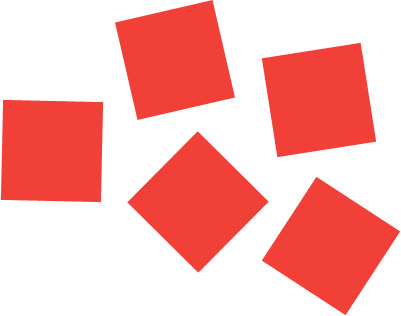
#> input picture rec.jpg, 401 x 316 px
$ python main.py
#> lines starting #> are read from the running program, lines starting #| are printed output that depends on the picture; after the words box and inside, x2 and y2 are one past the last pixel; in counts of white or black regions, pixels touching at a corner belong together
import operator
import random

import  cv2
import numpy as np

class cv3:
    def __init__(self):
        pass

    # [25 lines left out: functions erodeIsTrue, dilateIsTrue, not called in this run]

    @classmethod
    def preparation(cls,img, mask):
        p = img.shape
        width = p[1]
        height = p[0]

        pM = mask.shape
        widthM = pM[1]
        heightM = pM[0]

        centerHeightM = int(np.ceil(heightM / 2) - 1)
        centerwidthM = int(np.ceil(widthM / 2) - 1)

        listOnes = []
        for i in range(heightM):
            for j in range(widthM):
                    if mask[i, j] == 1:
                        listOnes.append([i, j])

        img2 = np.zeros((height + centerHeightM * 2, width + centerwidthM * 2), np.uint8)
        img2[centerHeightM:height + centerHeightM, centerwidthM:width + centerwidthM] = img

        for i in range(centerHeightM):
            img2[i, :] = img2[centerHeightM, :]
            img2[height +1 + i, :] = img2[height, :]

        for i in range(centerwidthM):
           img2[:, i] = img2[:, centerwidthM]
           img2[:, width+1 + i] = img2[:, width]


        return width,height,centerHeightM,centerwidthM,img2, listOnes


    # [32 lines left out: functions dilate, erode, open, close, not called in this run]


    @staticmethod
    def addNoise(im, noise_percentage):
        vals = len(im.flatten())
        p = img.shape
        width = p[1]
        height = p[0]
        listAllCoord = []
        for i in range(height):
            for j in range(width):
                listAllCoord.append([i, j])
        out = np.copy(im)
        num_salt = int(np.ceil(noise_percentage * vals / 100))
        random.shuffle(listAllCoord)


        for i in range(num_salt):

            if img[listAllCoord[i][0], listAllCoord[i][1]] == 255:
                out[listAllCoord[i][0], listAllCoord[i][1]] = 0
            else:
                out[listAllCoord[i][0], listAllCoord[i][1]] = 255
        return out

    # [19 lines left out: functions noise_percentage, contour, not called in this run]

    @staticmethod
    def threshold_processing(img, threshold):
        p = img.shape
        width = p[1]
        height = p[0]

        for i in range(height):
            for j in range(width):
                if (img[i, j] > threshold):
                    img[i, j] = 255
                else:
                    img[i, j] = 0
        return img

    @classmethod
    def isChange(cls,img,listOnes):
        listColor = []
        for m, n in listOnes:
            listColor.append(img[m, n])

        if listColor[2] == 0:
            lst = list(set(listColor[0:2] + listColor[3:]))
            if len(lst) == 1 and lst[0] == 255:
                return 255
            else:
                return 0

        else:
            lst = list(set(listColor[0:2] + listColor[3:]))
            if len(lst) == 1 and lst[0] == 0:
                return 0
            else:
                return 255

    @staticmethod
    def truth_table(img,mask):


        width,height,centerHeightM,centerwidthM,img2,listOnes = cv3.preparation(img,mask)

        img3 = np.copy(img2)

        for i in range(centerHeightM, height + centerHeightM):
            for j in range(centerwidthM, width + centerwidthM):
                chunk = img2[i - centerHeightM: i + centerHeightM + 1, j - centerwidthM: j + centerwidthM + 1]
                img3[i, j] = cv3.isChange(chunk, listOnes)
        return img3[centerHeightM:height + centerHeightM, centerwidthM:width + centerwidthM]


if __name__ == '__main__':

    img = cv2.imread("rec.jpg", 0)
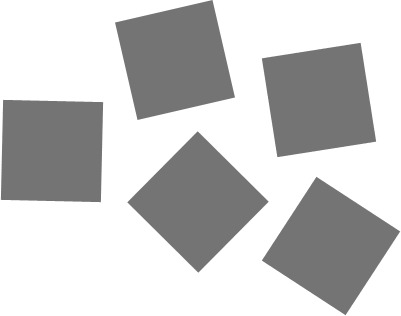
#> img: shape (316, 401); min 106, max 255, mean 200.1

    img = cv3.threshold_processing(img, 195)
#> after the loop in threshold_processing, `for i in range(height):`:
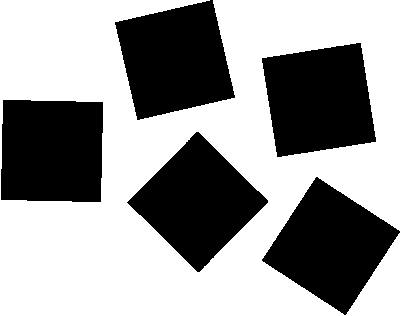
#> img: shape (316, 401); 60.5% white; 5 black regions, box (x1, y1, x2, y2) and area: (115, 0, 235, 120) 10037, (262, 43, 376, 157) 10026, (262, 177, 400, 315) 10023, (1, 100, 103, 202) 10022, (127, 132, 268, 272) 9983
    out1 = cv3.addNoise(img, 1)
#> in addNoise, `vals = len(im.flatten())`: vals = 126716
#> in addNoise, `num_salt = int(np.ceil(noise_percentage * vals / 100))`: num_salt = 1268
#> after the loop in addNoise, `for i in range(num_salt):`:
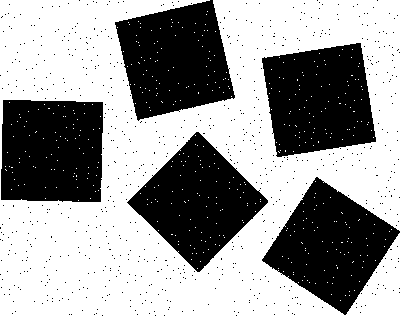
#> out: shape (316, 401); 60.2% white; 728 black regions (723 under 20 px), largest, box (x1, y1, x2, y2) and area: (115, 0, 235, 121) 9951, (262, 177, 400, 315) 9930, (262, 43, 376, 157) 9929, (1, 100, 103, 202) 9928, (127, 132, 268, 272) 9890
    cv2.imshow(' out1', out1)

    # kernel = np.ones((5,5),np.uint8)
    kernel =np.array([[0,1,0],[1,1,1],[0,1,0]])
    my = cv3.truth_table(out1,kernel)
#> in preparation, `img2[centerHeightM:height + centerHeightM, centerwidthM:width + center..`: img2: shape (318, 403); 59.6% white; 717 black regions (712 under 20 px), largest, box (x1, y1, x2, y2) and area: (0, 0, 403, 318) 11401, (263, 178, 401, 316) 9930, (263, 44, 377, 158) 9929, (2, 101, 104, 203) 9928, (128, 133, 269, 273) 9890
#> after the loop in preparation, `for i in range(centerHeightM):`:
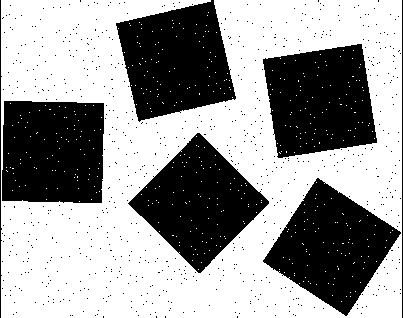
#> img2: shape (318, 403); 60.2% white; 726 black regions (719 under 20 px), largest, box (x1, y1, x2, y2) and area: (116, 0, 236, 122) 9954, (263, 178, 401, 316) 9930, (263, 44, 377, 158) 9929
#> after the loop in preparation, `for i in range(centerwidthM):`:
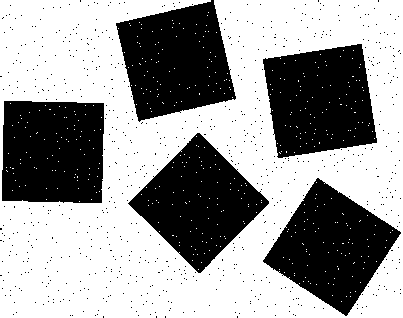
#> img2: shape (318, 403); 60.7% white; 728 black regions (723 under 20 px), largest, box (x1, y1, x2, y2) and area: (116, 0, 236, 122) 9954, (263, 178, 401, 316) 9930, (263, 44, 377, 158) 9929, (2, 101, 104, 203) 9928, (128, 133, 269, 273) 9890
#> in truth_table, `width,height,centerHeightM,centerwidthM,img2,listOnes = cv3.preparatio..`: width = 401; height = 316; centerHeightM = 1; listOnes = [[0, 1], [1, 0], [1, 1], [1, 2], [2, 1]]
#> after the loop in truth_table, `for i in range(centerHeightM, height + centerHeightM):`:
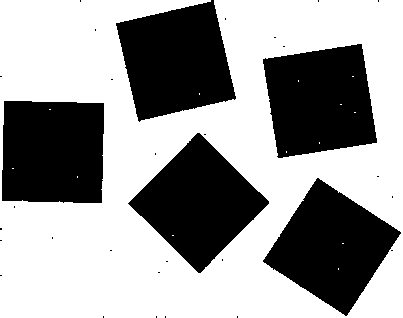
#> img3: shape (318, 403); 60.9% white; 32 black regions (27 under 20 px), largest, box (x1, y1, x2, y2) and area: (116, 0, 236, 122) 10044, (263, 178, 401, 316) 10020, (263, 44, 377, 158) 10018, (2, 101, 104, 203) 10014, (128, 133, 269, 273) 9982
#> in truth_table, `return img3[centerHeightM:height + centerHeightM, centerwidthM:width +..`:
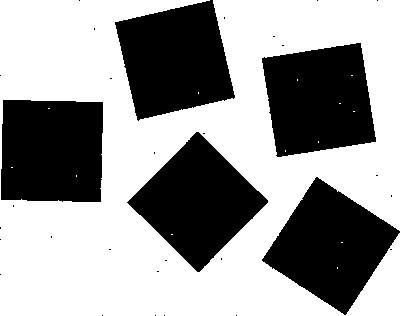
#> returned value: shape (316, 401); 60.4% white; 32 black regions (27 under 20 px), largest, box (x1, y1, x2, y2) and area: (115, 0, 235, 121) 10041, (262, 177, 400, 315) 10020, (262, 43, 376, 157) 10018, (1, 100, 103, 202) 10014, (127, 132, 268, 272) 9982

    cv2.imshow('my', my)
    #
    # st = cv2.erode(out1,kernel)
    # cv2.imshow('st', st)
    #
    # cv2.imshow('xor', st^my)
    cv2.waitKey(0)
